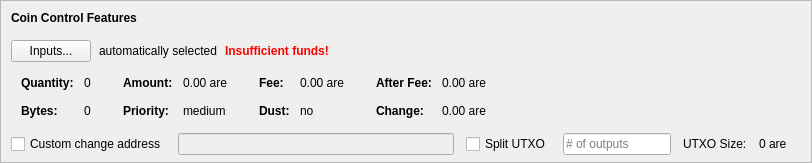
    <widget class="QFrame" name="frameCoinControl">
     <property name="sizePolicy">
      <sizepolicy hsizetype="Expanding" vsizetype="Expanding">
       <horstretch>0</horstretch>
       <verstretch>0</verstretch>
      </sizepolicy>
     </property>
     <property name="maximumSize">
      <size>
       <width>16777215</width>
       <height>16777215</height>
      </size>
     </property>
     <property name="frameShape">
      <enum>QFrame::StyledPanel</enum>
     </property>
     <property name="frameShadow">
      <enum>QFrame::Sunken</enum>
     </property>
     <layout class="QVBoxLayout" name="verticalLayoutCoinControl2">
      <property name="spacing">
       <number>0</number>
      </property>
      <property name="leftMargin">
       <number>0</number>
      </property>
      <property name="topMargin">
       <number>0</number>
      </property>
      <property name="rightMargin">
       <number>0</number>
      </property>
      <property name="bottomMargin">
       <number>6</number>
      </property>
      <item>
       <layout class="QVBoxLayout" name="verticalLayoutCoinControl" stretch="0,0,0,0,1">
        <property name="spacing">
         <number>0</number>
        </property>
        <property name="leftMargin">
         <number>10</number>
        </property>
        <property name="topMargin">
         <number>10</number>
        </property>
        <item>
         <layout class="QHBoxLayout" name="horizontalLayoutCoinControl1">
          <property name="bottomMargin">
           <number>15</number>
          </property>
          <item>
           <widget class="QLabel" name="labelCoinControlFeatures">
            <property name="sizePolicy">
             <sizepolicy hsizetype="Preferred" vsizetype="Maximum">
              <horstretch>0</horstretch>
              <verstretch>0</verstretch>
             </sizepolicy>
            </property>
            <property name="font">
             <font>
              <weight>75</weight>
              <bold>true</bold>
             </font>
            </property>
            <property name="styleSheet">
             <string notr="true">font-weight:bold;</string>
            </property>
            <property name="text">
             <string>Coin Control Features</string>
            </property>
           </widget>
          </item>
         </layout>
        </item>
        <item>
         <layout class="QHBoxLayout" name="horizontalLayoutCoinControl2" stretch="0,0,0,0">
          <property name="spacing">
           <number>8</number>
          </property>
          <property name="bottomMargin">
           <number>10</number>
          </property>
          <item>
           <widget class="QPushButton" name="pushButtonCoinControl">
            <property name="styleSheet">
             <string notr="true"/>
            </property>
            <property name="text">
             <string>Inputs...</string>
            </property>
            <property name="autoDefault">
             <bool>false</bool>
            </property>
           </widget>
          </item>
          <item>
           <widget class="QLabel" name="labelCoinControlAutomaticallySelected">
            <property name="text">
             <string>automatically selected</string>
            </property>
            <property name="margin">
             <number>5</number>
            </property>
           </widget>
          </item>
          <item>
           <widget class="QLabel" name="labelCoinControlInsuffFunds">
            <property name="font">
             <font>
              <weight>75</weight>
              <bold>true</bold>
             </font>
            </property>
            <property name="styleSheet">
             <string notr="true">color:red;font-weight:bold;</string>
            </property>
            <property name="text">
             <string>Insufficient funds!</string>
            </property>
            <property name="margin">
             <number>5</number>
            </property>
           </widget>
          </item>
          <item>
           <spacer name="horizontalSpacerCoinControl">
            <property name="orientation">
             <enum>Qt::Horizontal</enum>
            </property>
            <property name="sizeHint" stdset="0">
             <size>
              <width>40</width>
              <height>1</height>
             </size>
            </property>
           </spacer>
          </item>
         </layout>
        </item>
        <item>
         <widget class="QWidget" name="widgetCoinControl" native="true">
          <property name="sizePolicy">
           <sizepolicy hsizetype="Preferred" vsizetype="Preferred">
            <horstretch>0</horstretch>
            <verstretch>0</verstretch>
           </sizepolicy>
          </property>
          <property name="minimumSize">
           <size>
            <width>0</width>
            <height>0</height>
           </size>
          </property>
          <property name="styleSheet">
           <string notr="true"/>
          </property>
          <layout class="QHBoxLayout" name="horizontalLayoutCoinControl5">
           <property name="leftMargin">
            <number>0</number>
           </property>
           <property name="topMargin">
            <number>0</number>
           </property>
           <property name="rightMargin">
            <number>0</number>
           </property>
           <property name="bottomMargin">
            <number>0</number>
           </property>
           <item>
            <layout class="QHBoxLayout" name="horizontalLayoutCoinControl3" stretch="0,0,0,1">
             <property name="spacing">
              <number>20</number>
             </property>
             <property name="topMargin">
              <number>0</number>
             </property>
             <property name="bottomMargin">
              <number>10</number>
             </property>
             <item>
              <layout class="QFormLayout" name="formLayoutCoinControl1">
               <property name="horizontalSpacing">
                <number>10</number>
               </property>
               <property name="verticalSpacing">
                <number>14</number>
               </property>
               <property name="leftMargin">
                <number>10</number>
               </property>
               <property name="topMargin">
                <number>4</number>
               </property>
               <property name="rightMargin">
                <number>6</number>
               </property>
               <item row="0" column="0">
                <widget class="QLabel" name="labelCoinControlQuantityText">
                 <property name="font">
                  <font>
                   <weight>75</weight>
                   <bold>true</bold>
                  </font>
                 </property>
                 <property name="text">
                  <string>Quantity:</string>
                 </property>
                 <property name="margin">
                  <number>0</number>
                 </property>
                </widget>
               </item>
               <item row="0" column="1">
                <widget class="QLabel" name="labelCoinControlQuantity">
                 <property name="cursor">
                  <cursorShape>IBeamCursor</cursorShape>
                 </property>
                 <property name="contextMenuPolicy">
                  <enum>Qt::ActionsContextMenu</enum>
                 </property>
                 <property name="text">
                  <string notr="true">0</string>
                 </property>
                 <property name="margin">
                  <number>0</number>
                 </property>
                 <property name="textInteractionFlags">
                  <set>Qt::LinksAccessibleByMouse|Qt::TextSelectableByKeyboard|Qt::TextSelectableByMouse</set>
                 </property>
                </widget>
               </item>
               <item row="1" column="0">
                <widget class="QLabel" name="labelCoinControlBytesText">
                 <property name="font">
                  <font>
                   <weight>75</weight>
                   <bold>true</bold>
                  </font>
                 </property>
                 <property name="text">
                  <string>Bytes:</string>
                 </property>
                </widget>
               </item>
               <item row="1" column="1">
                <widget class="QLabel" name="labelCoinControlBytes">
                 <property name="cursor">
                  <cursorShape>IBeamCursor</cursorShape>
                 </property>
                 <property name="contextMenuPolicy">
                  <enum>Qt::ActionsContextMenu</enum>
                 </property>
                 <property name="text">
                  <string notr="true">0</string>
                 </property>
                 <property name="textInteractionFlags">
                  <set>Qt::LinksAccessibleByMouse|Qt::TextSelectableByKeyboard|Qt::TextSelectableByMouse</set>
                 </property>
                </widget>
               </item>
              </layout>
             </item>
             <item>
              <layout class="QFormLayout" name="formLayoutCoinControl2">
               <property name="horizontalSpacing">
                <number>10</number>
               </property>
               <property name="verticalSpacing">
                <number>14</number>
               </property>
               <property name="leftMargin">
                <number>6</number>
               </property>
               <property name="topMargin">
                <number>4</number>
               </property>
               <property name="rightMargin">
                <number>6</number>
               </property>
               <item row="0" column="0">
                <widget class="QLabel" name="labelCoinControlAmountText">
                 <property name="font">
                  <font>
                   <weight>75</weight>
                   <bold>true</bold>
                  </font>
                 </property>
                 <property name="text">
                  <string>Amount:</string>
                 </property>
                 <property name="margin">
                  <number>0</number>
                 </property>
                </widget>
               </item>
               <item row="0" column="1">
                <widget class="QLabel" name="labelCoinControlAmount">
                 <property name="cursor">
                  <cursorShape>IBeamCursor</cursorShape>
                 </property>
                 <property name="contextMenuPolicy">
                  <enum>Qt::ActionsContextMenu</enum>
                 </property>
                 <property name="text">
                  <string notr="true">0.00 are</string>
                 </property>
                 <property name="textInteractionFlags">
                  <set>Qt::LinksAccessibleByMouse|Qt::TextSelectableByKeyboard|Qt::TextSelectableByMouse</set>
                 </property>
                </widget>
               </item>
               <item row="1" column="0">
                <widget class="QLabel" name="labelCoinControlPriorityText">
                 <property name="font">
                  <font>
                   <weight>75</weight>
                   <bold>true</bold>
                  </font>
                 </property>
                 <property name="text">
                  <string>Priority:</string>
                 </property>
                </widget>
               </item>
               <item row="1" column="1">
                <widget class="QLabel" name="labelCoinControlPriority">
                 <property name="cursor">
                  <cursorShape>IBeamCursor</cursorShape>
                 </property>
                 <property name="contextMenuPolicy">
                  <enum>Qt::ActionsContextMenu</enum>
                 </property>
                 <property name="text">
                  <string>medium</string>
                 </property>
                 <property name="textInteractionFlags">
                  <set>Qt::LinksAccessibleByMouse|Qt::TextSelectableByKeyboard|Qt::TextSelectableByMouse</set>
                 </property>
                </widget>
               </item>
              </layout>
             </item>
             <item>
              <layout class="QFormLayout" name="formLayoutCoinControl3">
               <property name="horizontalSpacing">
                <number>10</number>
               </property>
               <property name="verticalSpacing">
                <number>14</number>
               </property>
               <property name="leftMargin">
                <number>6</number>
               </property>
               <property name="topMargin">
                <number>4</number>
               </property>
               <property name="rightMargin">
                <number>6</number>
               </property>
               <item row="0" column="0">
                <widget class="QLabel" name="labelCoinControlFeeText">
                 <property name="font">
                  <font>
                   <weight>75</weight>
                   <bold>true</bold>
                  </font>
                 </property>
                 <property name="text">
                  <string>Fee:</string>
                 </property>
                 <property name="margin">
                  <number>0</number>
                 </property>
                </widget>
               </item>
               <item row="0" column="1">
                <widget class="QLabel" name="labelCoinControlFee">
                 <property name="cursor">
                  <cursorShape>IBeamCursor</cursorShape>
                 </property>
                 <property name="contextMenuPolicy">
                  <enum>Qt::ActionsContextMenu</enum>
                 </property>
                 <property name="text">
                  <string notr="true">0.00 are</string>
                 </property>
                 <property name="textInteractionFlags">
                  <set>Qt::LinksAccessibleByMouse|Qt::TextSelectableByKeyboard|Qt::TextSelectableByMouse</set>
                 </property>
                </widget>
               </item>
               <item row="1" column="0">
                <widget class="QLabel" name="labelCoinControlLowOutputText">
                 <property name="font">
                  <font>
                   <weight>75</weight>
                   <bold>true</bold>
                  </font>
                 </property>
                 <property name="text">
                  <string>Dust:</string>
                 </property>
                </widget>
               </item>
               <item row="1" column="1">
                <widget class="QLabel" name="labelCoinControlLowOutput">
                 <property name="cursor">
                  <cursorShape>IBeamCursor</cursorShape>
                 </property>
                 <property name="contextMenuPolicy">
                  <enum>Qt::ActionsContextMenu</enum>
                 </property>
                 <property name="text">
                  <string>no</string>
                 </property>
                 <property name="textInteractionFlags">
                  <set>Qt::LinksAccessibleByMouse|Qt::TextSelectableByKeyboard|Qt::TextSelectableByMouse</set>
                 </property>
                </widget>
               </item>
              </layout>
             </item>
             <item>
              <layout class="QFormLayout" name="formLayoutCoinControl4">
               <property name="horizontalSpacing">
                <number>10</number>
               </property>
               <property name="verticalSpacing">
                <number>14</number>
               </property>
               <property name="leftMargin">
                <number>6</number>
               </property>
               <property name="topMargin">
                <number>4</number>
               </property>
               <property name="rightMargin">
                <number>6</number>
               </property>
               <item row="0" column="0">
                <widget class="QLabel" name="labelCoinControlAfterFeeText">
                 <property name="font">
                  <font>
                   <weight>75</weight>
                   <bold>true</bold>
                  </font>
                 </property>
                 <property name="text">
                  <string>After Fee:</string>
                 </property>
                 <property name="margin">
                  <number>0</number>
                 </property>
                </widget>
               </item>
               <item row="0" column="1">
                <widget class="QLabel" name="labelCoinControlAfterFee">
                 <property name="cursor">
                  <cursorShape>IBeamCursor</cursorShape>
                 </property>
                 <property name="contextMenuPolicy">
                  <enum>Qt::ActionsContextMenu</enum>
                 </property>
                 <property name="text">
                  <string notr="true">0.00 are</string>
                 </property>
                 <property name="textInteractionFlags">
                  <set>Qt::LinksAccessibleByMouse|Qt::TextSelectableByKeyboard|Qt::TextSelectableByMouse</set>
                 </property>
                </widget>
               </item>
               <item row="1" column="0">
                <widget class="QLabel" name="labelCoinControlChangeText">
                 <property name="font">
                  <font>
                   <weight>75</weight>
                   <bold>true</bold>
                  </font>
                 </property>
                 <property name="text">
                  <string>Change:</string>
                 </property>
                </widget>
               </item>
               <item row="1" column="1">
                <widget class="QLabel" name="labelCoinControlChange">
                 <property name="cursor">
                  <cursorShape>IBeamCursor</cursorShape>
                 </property>
                 <property name="contextMenuPolicy">
                  <enum>Qt::ActionsContextMenu</enum>
                 </property>
                 <property name="text">
                  <string notr="true">0.00 are</string>
                 </property>
                 <property name="textInteractionFlags">
                  <set>Qt::LinksAccessibleByMouse|Qt::TextSelectableByKeyboard|Qt::TextSelectableByMouse</set>
                 </property>
                </widget>
               </item>
              </layout>
             </item>
            </layout>
           </item>
          </layout>
         </widget>
        </item>
        <item>
         <layout class="QHBoxLayout" name="horizontalLayoutCoinControl4" stretch="0,0,0,0,0,0,0">
          <property name="spacing">
           <number>12</number>
          </property>
          <property name="sizeConstraint">
           <enum>QLayout::SetDefaultConstraint</enum>
          </property>
          <property name="topMargin">
           <number>5</number>
          </property>
          <property name="rightMargin">
           <number>5</number>
          </property>
          <item>
           <widget class="QCheckBox" name="checkBoxCoinControlChange">
            <property name="toolTip">
             <string>If this is activated, but the change address is empty or invalid, change will be sent to a newly generated address.</string>
            </property>
            <property name="text">
             <string>Custom change address</string>
            </property>
           </widget>
          </item>
          <item>
           <widget class="QValidatedLineEdit" name="lineEditCoinControlChange">
            <property name="enabled">
             <bool>false</bool>
            </property>
            <property name="sizePolicy">
             <sizepolicy hsizetype="Expanding" vsizetype="Fixed">
              <horstretch>0</horstretch>
              <verstretch>0</verstretch>
             </sizepolicy>
            </property>
           </widget>
          </item>
          <item>
           <widget class="QCheckBox" name="splitBlockCheckBox">
            <property name="text">
             <string>Split UTXO</string>
            </property>
           </widget>
          </item>
          <item>
           <widget class="QLineEdit" name="splitBlockLineEdit">
            <property name="sizePolicy">
             <sizepolicy hsizetype="Fixed" vsizetype="Fixed">
              <horstretch>50</horstretch>
              <verstretch>0</verstretch>
             </sizepolicy>
            </property>
            <property name="placeholderText">
             <string># of outputs</string>
            </property>
           </widget>
          </item>
          <item>
           <widget class="QLabel" name="labelBlockSizeText">
            <property name="text">
             <string>UTXO Size:</string>
            </property>
           </widget>
          </item>
          <item>
           <widget class="QLabel" name="labelBlockSize">
            <property name="text">
             <string>0 are</string>
            </property>
           </widget>
          </item>
          <item>
           <widget class="QLabel" name="labelCoinControlChangeLabel">
            <property name="sizePolicy">
             <sizepolicy hsizetype="Preferred" vsizetype="Expanding">
              <horstretch>0</horstretch>
              <verstretch>0</verstretch>
             </sizepolicy>
            </property>
            <property name="minimumSize">
             <size>
              <width>0</width>
              <height>0</height>
             </size>
            </property>
            <property name="text">
             <string/>
            </property>
            <property name="margin">
             <number>3</number>
            </property>
           </widget>
          </item>
         </layout>
        </item>
        <item>
         <spacer name="verticalSpacerCoinControl">
          <property name="orientation">
           <enum>Qt::Vertical</enum>
          </property>
          <property name="sizeHint" stdset="0">
           <size>
            <width>800</width>
            <height>1</height>
           </size>
          </property>
         </spacer>
        </item>
       </layout>
      </item>
     </layout>
    </widget>
